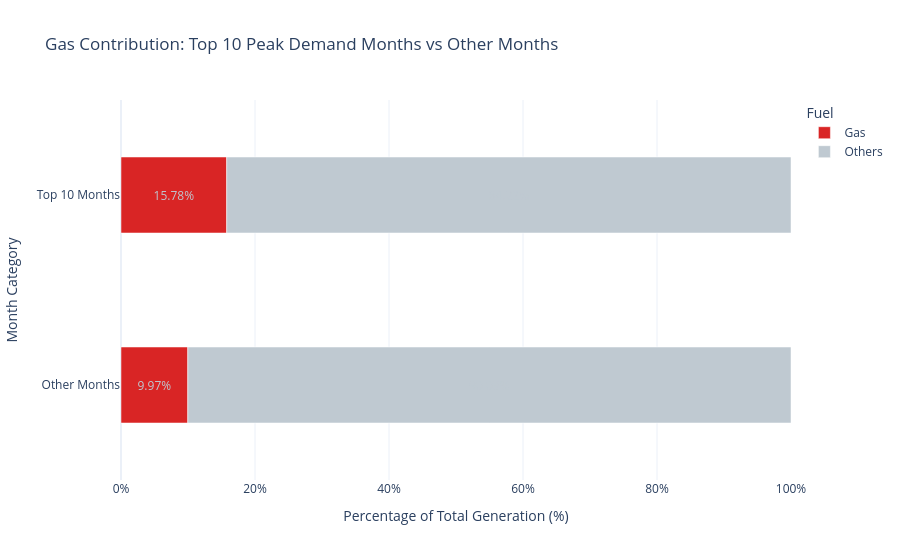

Notebook cell for this chart:
### Code cell
# Creating a horizontal bar chart to compare Gas' contribution to the grid vs all other fuels for Top 10 peak demand months vs rest of the months.

bar = px.bar(
    data_frame=df_top_10_peak,
    x='percentage_of_total_generation',
    y='month_category',
    color='fuel_category',
    color_discrete_map={
        'Gas': GLOBAL_COLOR_PALETTE['Gas'],
        'Others': '#BFC9D1'
    },
    labels={
        'month_category': 'Month Category',
        'percentage_of_total_generation': 'Percentage of Total Generation (%)',
        'fuel_category': 'Fuel'
    },
    category_orders={
        'month_category': ['Top 10 Months', 'Other Months']
    },
    title='Gas Contribution: Top 10 Peak Demand Months vs Other Months',
)

bar.update_traces(
    hovertemplate=(
        "<b>%{x:.2f}%</b>"
    ),
    texttemplate="%{x:.2f}%",          # Formats the label (1 decimal place is usually cleaner inside bars)
    textposition="inside",             # Forces the label inside the segment
    insidetextanchor="middle",         # Centers the text within that segment
    textfont_color="#BFC9D1"
)

bar.update_layout(
    bargap=0.6,
    template='plotly_white',
    xaxis=dict(range=[0, 100], ticksuffix='%'),
    hovermode='y unified'
)

bar.show()

### Figure 1 — Plotly figure (JSON) as saved in the notebook; plotly's stock layout.template omitted (floating-point values rounded to 4 significant figures)
{"data": [{"hovertemplate": "<b>%{x:.2f}%</b>", "legendgroup": "Gas", "marker": {"color": "#D92525", "pattern": {"shape": ""}}, "name": "Gas", "orientation": "h", "showlegend": true, "textposition": "inside", "x": [15.78, 9.97], "xaxis": "x", "y": ["Top 10 Months", "Other Months"], "yaxis": "y", "type": "bar", "textfont": {"color": "#BFC9D1"}, "insidetextanchor": "middle", "texttemplate": "%{x:.2f}%"}, {"hovertemplate": "<b>%{x:.2f}%</b>", "legendgroup": "Others", "marker": {"color": "#BFC9D1", "pattern": {"shape": ""}}, "name": "Others", "orientation": "h", "showlegend": true, "textposition": "inside", "x": [84.22, 90.03], "xaxis": "x", "y": ["Top 10 Months", "Other Months"], "yaxis": "y", "type": "bar", "textfont": {"color": "#BFC9D1"}, "insidetextanchor": "middle", "texttemplate": "%{x:.2f}%"}], "layout": {"xaxis": {"anchor": "y", "domain": [0.0, 1.0], "title": {"text": "Percentage of Total Generation (%)"}, "range": [0, 100], "ticksuffix": "%"}, "yaxis": {"anchor": "x", "domain": [0.0, 1.0], "title": {"text": "Month Category"}, "categoryorder": "array", "categoryarray": ["Other Months", "Top 10 Months"]}, "legend": {"title": {"text": "Fuel"}, "tracegroupgap": 0}, "title": {"text": "Gas Contribution: Top 10 Peak Demand Months vs Other Months"}, "barmode": "relative", "bargap": 0.6, "hovermode": "y unified"}}
